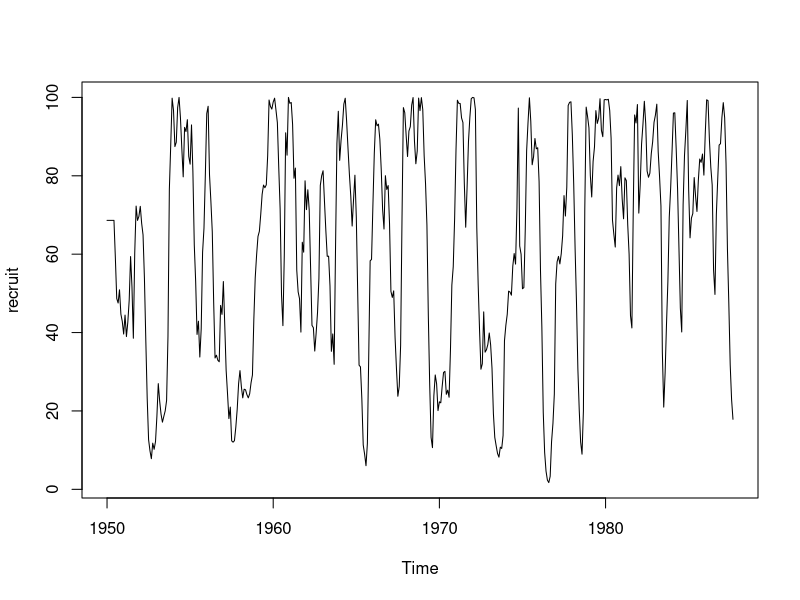
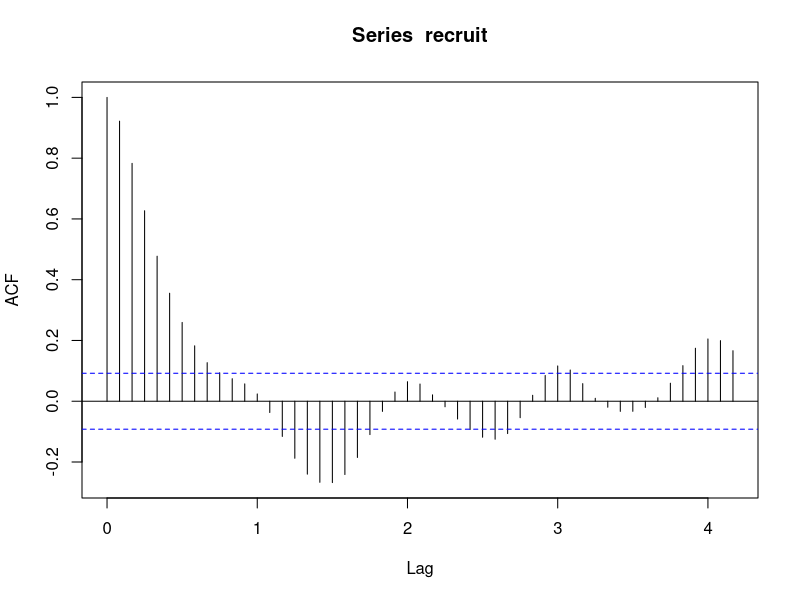
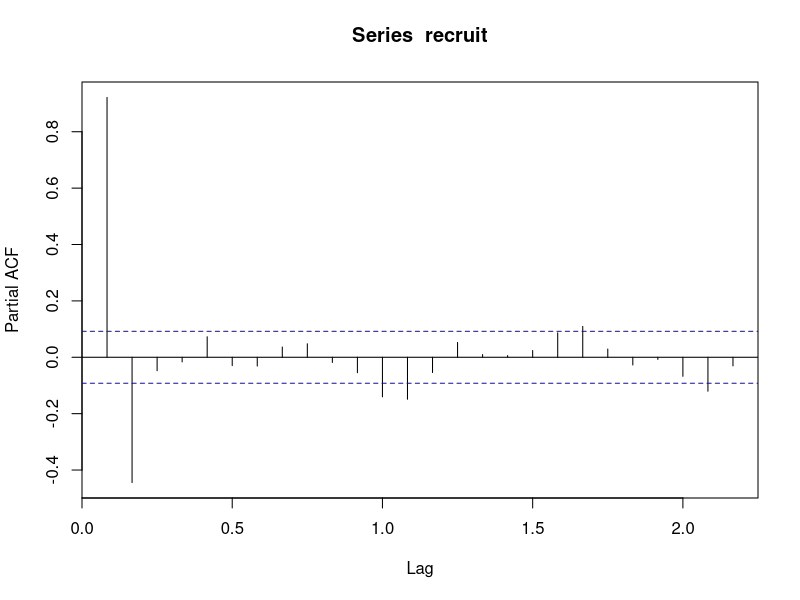
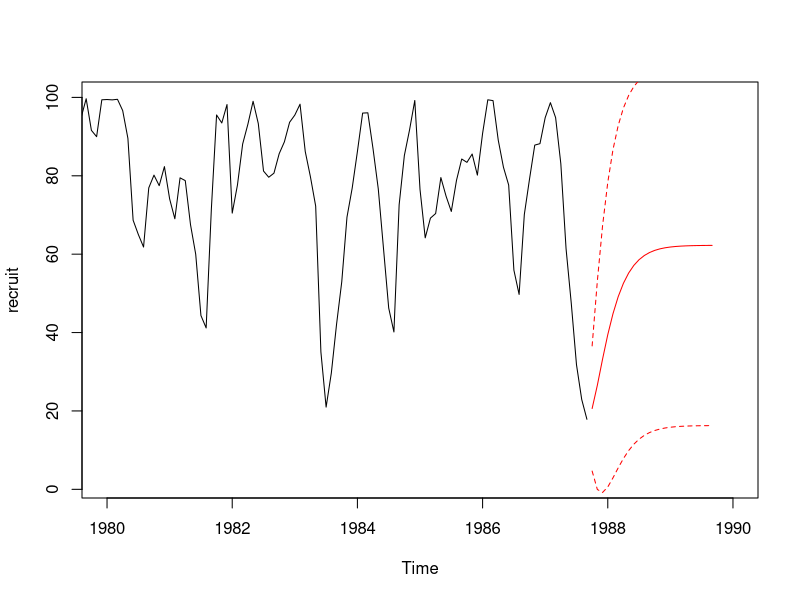

Source code (R) for these figures, in order:
recruit <- ts(scan("recruit.txt"),f=12, start =1950)
plot(recruit)
acf(recruit, 50)
pacf(recruit)
# ucięte po 2 -> AR2
?ar
ols= ar(recruit, alc=F, order.mas=2, dmean=2, intercept=T, method="ols")
ols
yw = ar(recruit, order=2, method="yw")
yw
pred = predict(yw, n.ahead=24)
plot(recruit,xlim=c(1980,1990))
lines(pred$pred, col="red")

lines(pred$pred+1.64*pred$se,col="red",lty="dashed")
lines(pred$pred-1.64*pred$se,col="red",lty="dashed")
